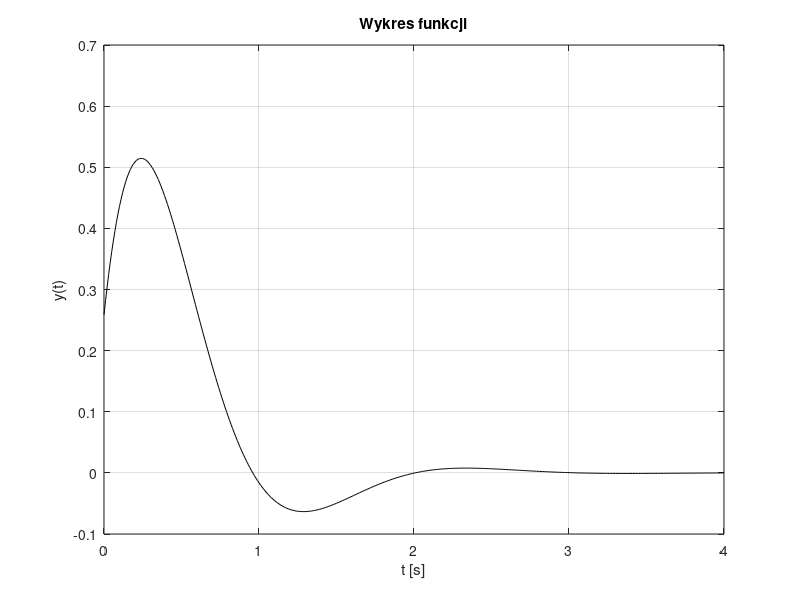

Write the MATLAB code that produced this figure.
clear
close all
t = [0:0.01:4];
y = exp(-2*t).*sin(3*t+15*pi/180);
id1 = figure(1)
plot( t, y, 'k-')
xlabel('t [s]')
ylabel('y(t)')
title('Wykres funkcji')
grid on